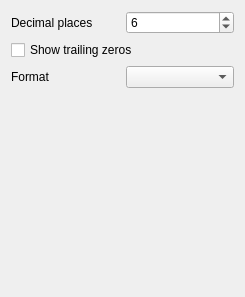
<?xml version="1.0" encoding="UTF-8"?>
<ui version="4.0">
 <class>QgsBearingNumericFormatWidgetBase</class>
 <widget class="QgsPanelWidget" name="QgsBearingNumericFormatWidgetBase">
  <property name="geometry">
   <rect>
    <x>0</x>
    <y>0</y>
    <width>245</width>
    <height>297</height>
   </rect>
  </property>
  <property name="windowTitle">
   <string>Form</string>
  </property>
  <layout class="QGridLayout" name="gridLayout">
   <item row="2" column="1">
    <widget class="QComboBox" name="mFormatComboBox"/>
   </item>
   <item row="0" column="1">
    <widget class="QSpinBox" name="mDecimalsSpinBox">
     <property name="value">
      <number>6</number>
     </property>
    </widget>
   </item>
   <item row="2" column="0">
    <widget class="QLabel" name="label_2">
     <property name="text">
      <string>Format</string>
     </property>
    </widget>
   </item>
   <item row="0" column="0">
    <widget class="QLabel" name="label">
     <property name="text">
      <string>Decimal places</string>
     </property>
    </widget>
   </item>
   <item row="3" column="0">
    <spacer name="verticalSpacer">
     <property name="orientation">
      <enum>Qt::Vertical</enum>
     </property>
     <property name="sizeHint" stdset="0">
      <size>
       <width>20</width>
       <height>40</height>
      </size>
     </property>
    </spacer>
   </item>
   <item row="1" column="0" colspan="2">
    <widget class="QCheckBox" name="mShowTrailingZerosCheckBox">
     <property name="text">
      <string>Show trailing zeros</string>
     </property>
    </widget>
   </item>
  </layout>
 </widget>
 <customwidgets>
  <customwidget>
   <class>QgsPanelWidget</class>
   <extends>QWidget</extends>
   <header>qgspanelwidget.h</header>
   <container>1</container>
  </customwidget>
 </customwidgets>
 <resources/>
 <connections/>
</ui>
